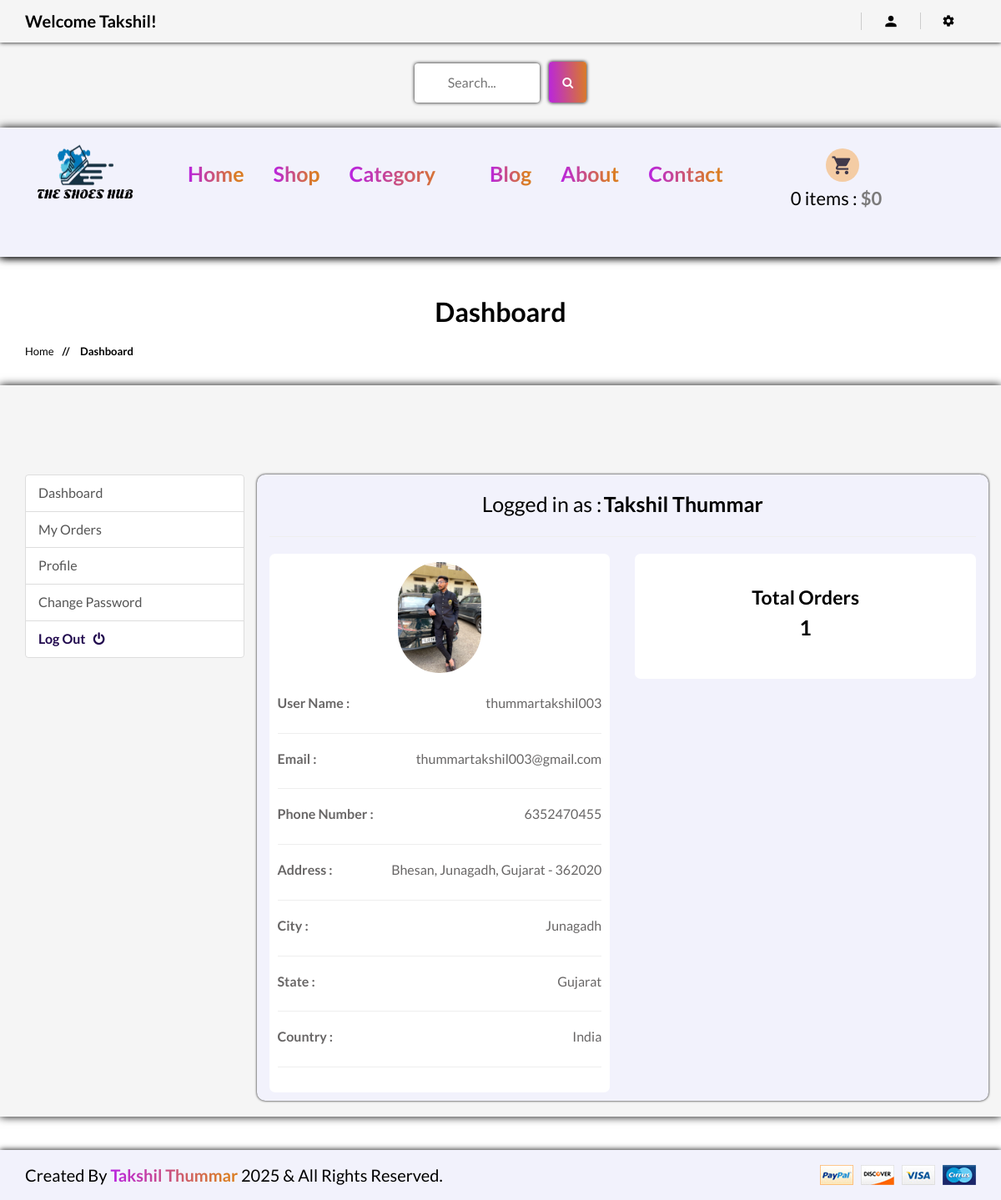
The page /account/ (signed in) on the database its author committed.
### accounts/models.py (models this page shows, shortened)
class Account(AbstractBaseUser):
    first_name = models.CharField(max_length=50)
    last_name = models.CharField(max_length=50)
    username = models.CharField(max_length=50, unique=True)
    email = models.EmailField(max_length=100, unique=True)
    Phone_number = models.CharField(max_length=50)
    is_admin = models.BooleanField(default=False)
    is_staff = models.BooleanField(default=False)
    is_active = models.BooleanField(default=False)
    is_superadmin = models.BooleanField(default=False)
    date_joined_for_format = models.DateTimeField(auto_now_add=True)
    last_login_for_format  = models.DateTimeField(auto_now_add=True)
    USERNAME_FIELD = 'email'
    REQUIRED_FIELDS = ['username', 'first_name', 'last_name']
    objects = AccountManger()
    def full_name(self):
        return f'{self.first_name} {self.last_name}'

class UserProfile(models.Model):
    user = models.OneToOneField(Account, on_delete=models.CASCADE)
    address = models.TextField(blank=True, max_length=500)
    profile_picture = models.ImageField(blank=True, upload_to='userprofile',default='static/user_image_default.png', null=True)
    city = models.CharField(blank=True, max_length=20)
    state = models.CharField(blank=True, max_length=20)
    country = models.CharField(blank=True, max_length=20)

### accounts/views.py (the view)
# urls.py: path('', views.dashboard, name='dashboardd'),
@login_required(login_url = 'accounts:login')
def dashboard(request):
    orders = Order.objects.order_by('-created_at').filter(user_id=request.user.id, is_ordered=True)
    profile = UserProfile.objects.get(user_id=request.user.id)
    orders_count = orders.count()
    context = {
        'orders_count':orders_count,
        'profile':profile,
    }
    return render(request, 'shop/accounts/dashboard/dashboard.html', context)

### templates/shop/accounts/dashboard/dashboard.html
{% extends '../../../base.html' %} {% load static %} {% block title %}Dashboard{% endblock title %} {% block content %}
<div class="pages-title section-padding" style="margin-bottom:30px;">
    <div class="container">
        <div style="background: white" class="row">
            <div class="col-xs-12">
                <div class="pages-title-text text-center">
                    <h2 style="color: black">dashboard</h2>
                    <ul class="text-left" style="margin-top: -30px; margin-bottom: 40px;">
                        <li><a style="color: black" href="\">Home </a></li>
                        <li style="color: black"><span> // </span>Dashboard</li>
                    </ul>
                </div>
            </div>
        </div>
    </div>
</div>
<section style="margin-bottom:40px; background: #f5f5f5; padding-top: 70px; box-shadow: 0 0 10px black;" class="section-conten padding-y bg">
    <br><br>
    <div class="container">
        <div class="row">
            <span class="font-size:23px"><b> {% include "includes/alerts.html" %} </b></span> {% include "includes/dashboard_slider.html" %}
            <main style="background: #f2f2fc; box-shadow: 0 0 3px black; border-radius:10px" class="col-md-9">
                <article class="card">
                    <br>
                    <header class="card-header text-center">
                        <span style="font-size: 25px; color: black;" class="d-inline-block">Logged in as :</span>
                        <strong style="font-size:25px; color: black;">{{user.full_name | title}}</strong>
                    </header>
                    <hr>
                    <div class="card-body">
                        <div class="row">
                            <div class="col-md-6">
                                <div class="card" style="text-align:center; background: white; border-radius:7px; margin-bottom:10px">
                                    <div style="font-size:18px; padding:10px" class="card-body">
                                        {% if profile.profile_picture %}
                                        <img src="{{ profile.profile_picture.url }}" alt="Profile Picture" width="100" style="border-radius:50px;"> {% else %}
                                        <img src="/static/images/default-avatar.png" alt="Default Profile" width="100" style="border-radius:50px;"> {% endif %}
                                        <br>
                                        <br>
                                        <p style="font-size:16px;" class="mb-0"><span style="float:left"><b>User Name :</b></span> <span style="float:right">{{user.username}}</span></p><br>
                                        <hr>
                                        <p style="font-size:16px;" class="mb-0"><span style="float:left"><b>Email :</b></span> <span style="float:right">{{user.email}}</span></p><br>
                                        <hr>
                                        <p style="font-size:16px;" class="mb-0"><span style="float:left"><b>Phone Number :</b></span> <span style="float:right">{{user.Phone_number}}</span></p><br>
                                        <hr> {% if profile.address %}
                                        <p style="font-size:16px;" class="mb-0"><span style="float:left"><b>Address :</b></span> <span style="float:right">{{profile.address}}</span></p><br>
                                        <hr> {% endif %} {% if profile.city %}
                                        <p style="font-size:16px;" class="mb-0"><span style="float:left"><b>City :</b></span> <span style="float:right">{{profile.city}}</span></p><br>
                                        <hr> {% endif %} {% if profile.state %}
                                        <p style="font-size:16px;" class="mb-0"><span style="float:left"><b>State :</b></span> <span style="float:right">{{profile.state}}</span></p><br>
                                        <hr> {% endif %} {% if profile.country %}
                                        <p style="font-size:16px;" class="mb-0"><span style="float:left"><b>Country :</b></span> <span style="float:right">{{profile.country}}</span></p><br>
                                        <hr> {% endif %}
                                    </div>
                                </div>
                            </div>
                            <div class="col-md-6">
                                <div class="card" style="text-align:center;">
                                    <div style="background: white;border-radius:7px;padding:10px;height:150px" style="font-size:18px" class="card-body">
                                        <h5 style="margin-top:30px;font-size:23px; color: black;" class="card-title">Total Orders</h5>
                                        <h4 style="font-size:25px; color: black;">{{orders_count}}</h4>
                                    </div>
                                </div>
                            </div>
                            <br>
                        </div>
                    </div>
                </article>
            </main>
        </div>
    </div>
    <br>
</section>
{% endblock content %}

### templates/base.html (shortened to what this page needs)
{% load static %}
<!doctype html>
<html class="no-js" lang="">
<head>
    <link href="/media/fonts/fontawesome/css/all.min.css" type="text/css" rel="stylesheet" />
    <link rel="stylesheet" href="{% static 'css/bootstrap.min.css' %}">
    <link rel="stylesheet" href="{% static 'css/animate.css' %}">
    <link rel="stylesheet" href="{% static 'css/materialdesignicons.min.css' %}">
    <link rel="stylesheet" href="{% static 'css/jquery.simpleLens.css' %}">
    <link rel="stylesheet" href="{% static 'css/jquery-ui.min.css' %}">
    <link rel="stylesheet" href="{% static 'css/meanmenu.min.css' %}">
    <link rel="stylesheet" href="{% static 'css/nivo-slider.css' %}">
    <link rel="stylesheet" href="{% static 'css/owl.carousel.css' %}">
    <link rel="stylesheet" href="{% static 'css/style.css' %}">
    <link rel="stylesheet" href="{% static 'css/responsive.css' %}">
    <link rel="stylesheet" href="https://cdnjs.cloudflare.com/ajax/libs/font-awesome/4.7.0/css/font-awesome.min.css">
</head>
<body>
    <header class="header-one header-two" style="background-color: #f5f5f5; box-shadow: 0 0 10px black;">
        <div class="header-top-two" style="background-color: #f5f5f5; box-shadow: 0 0 5px black; margin-bottom: 15px;">
            <div class="container text-center">
                <div class="row">
                    <div class="col-sm-12">
                        <div class="middel-top">
                            {% if user.id is None %}
                            <div class="left floatleft">
                                <p style="color: black;  font-weight: 800; font-size: 20px;"><b>Welcome Guest!</b></p>
                            </div>
                            {% else %}
                            <div class="left floatleft">
                                <p style="color: black; font-weight: 800; font-size: 20px;"><b>Welcome {{user.first_name | capfirst}}!</b></p>
                            </div>
                            {% endif %}
                        </div>
                        <div class="middel-top clearfix">
                            <ul class="clearfix right floatright">
                                <li style="color: black;">
                                    <a href="#" style="color: black;  font-weight: 800; font-size: 20px;"><i class="mdi mdi-account"></i></a>
                                </li>
                                {% if user.is_authenticated %}
                                <li style="color: black;">
                                    <a href="#" style="color: black;"><i class="mdi mdi-settings"></i></a>
                                </li>
                                {% endif %}
                            </ul>
                        </div>
                    </div>
                </div>
            </div>
        </div>
        <div>
            <div class="container text-center">
                <div class="row">
                    <div class="col-sm-12">
                        <form id="searchh" action={% url 'shop:search' %} method="GET">
                            <input type="text" name="keyword" style="border: none; box-shadow: 0 0 4px black; margin-right: 10px;" placeholder="Search...">
                            <button style="height:49px; width: 45px; margin-bottom:6px; box-shadow: 0 0 4px black; background: linear-gradient(267deg, #DA7C25 0.36%, #B923E1 102.06%); margin-left:-1px; border:None " class="btn btn-warning" type="submit"> <i style="color:white; " class="fa fa-search"></i> </button>
                        </form>
                    </div>
                </div>
            </div>
        </div>
        <div class="index-page" style="background-color: #f2f2fc; margin-top: 20px; box-shadow: 0 0 10px black;">
            <div class="container text-center">
                <div class="row" style="margin-top: -5px;">
                    <div class="col-sm-2">
                        <div class="logo">
                            <a href="\"><img src="{% static 'img/logo-1.png' %}" alt="Logo" style="height: 200px; width: 200px; margin-top: -30px; margin-bottom: -50px;"></a>
                        </div>
                    </div>
                    <div class="col-sm-8">
                        <div class="header-middel">
                            <div class="mainmenu ">
                                <nav>
                                    <ul>
                                        <li class="nav-text-color"><a href="\">Home</a></li>
                                        <li class="nav-text-color"><a href="{% url 'shop:shop' %}">Shop</a></li>
                                        <li class="nav-text-color"><a href="#">Category <i class="mdi mdi-arrow-down"></i></a>
                                        </li>
                                        <li class="nav-text-color"><a href="{% url 'shop:blog' %}">Blog</a></li>
                                        <li class="nav-text-color"><a href="{% url 'shop:about' %}">About</a></li>
                                        <li class="nav-text-color"><a href="{% url 'shop:contact' %}">Contact</a></li>
                                    </ul>
                                </nav>
                            </div>
                        </div>
                    </div>
                    <div class="col-sm-2" style="margin-bottom: 20px;">
                        <div class="cart-itmes">
                            <a class="cart-itme-a" href="{% url 'cart:cart' %}"> <i class="mdi mdi-cart"></i> {{quantityyy}} items : <strong>${{totalll}}</strong> </a>
                        </div>
                    </div>
                </div>
            </div>
        </div>
    </header>
    <br>
    {% block content %} {% endblock content %}
    <footer>
        <div style="background:#f2f2fc; box-shadow: 0 0 7px black;" class="footer-bottom">
            <div class="container">
                <div class="row">
                    <div class="col-xs-12 col-sm-6">
                        <p style="font-size: 20px; font-weight: 500; color: black;">Created By <span style="background: linear-gradient(270deg, #DA7C25 10%, #B923E1 100%);
                            background-clip: text;
                            -webkit-text-fill-color: transparent; font-weight: 800;"><b>Takshil Thummar</b></span> 2025 & All Rights Reserved.</p>
                    </div>
                    <div class="col-xs-12 col-sm-6 text-right">
                        <a href="#"><img src="{% static 'img/footer/payment.png' %}" alt="" /></a>
                    </div>
                </div>
            </div>
        </div>
    </footer>
</body>
</html>

### rows shown on the page
Account: first_name "Takshil", full_name "Takshil Thummar", username "thummartakshil003", email "thummartakshil003@gmail.com", Phone_number "6352470455"
UserProfile: profile_picture (picture), address "Bhesan, Junagadh, Gujarat - 362020", city "Junagadh", state "Gujarat", country "India"

### other values the page prints
{{ quantityyy }} "0"
{{ totalll }} "0"
{{ orders_count }} "1"
